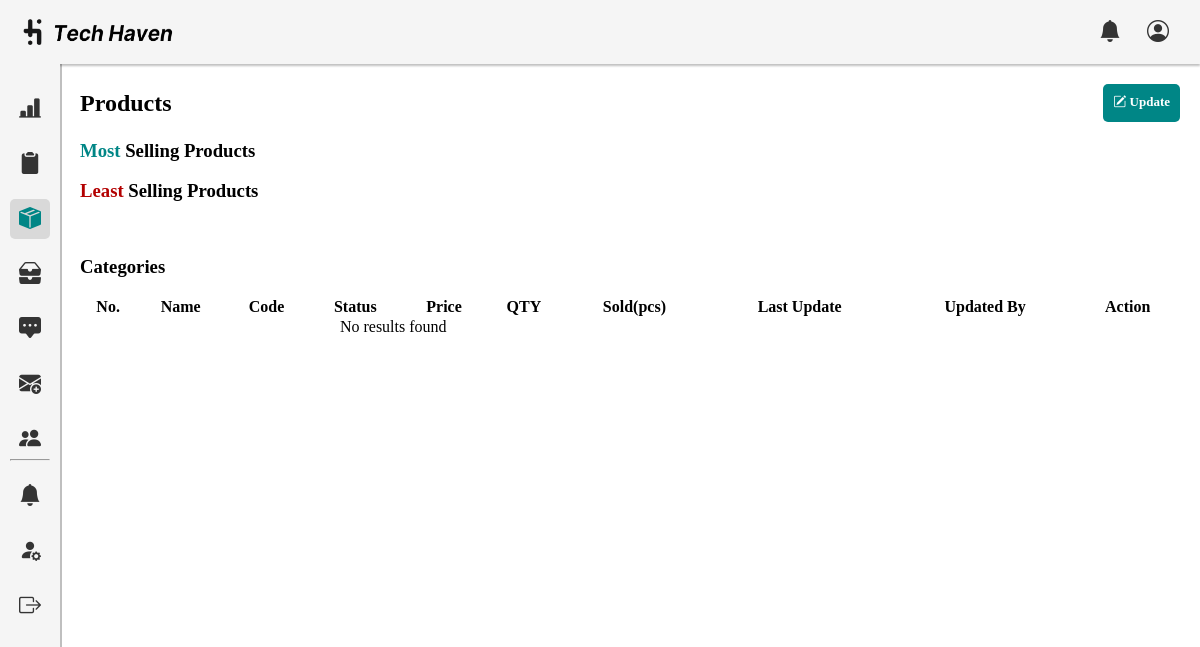
The app's page /admin/inventory.php, older data.
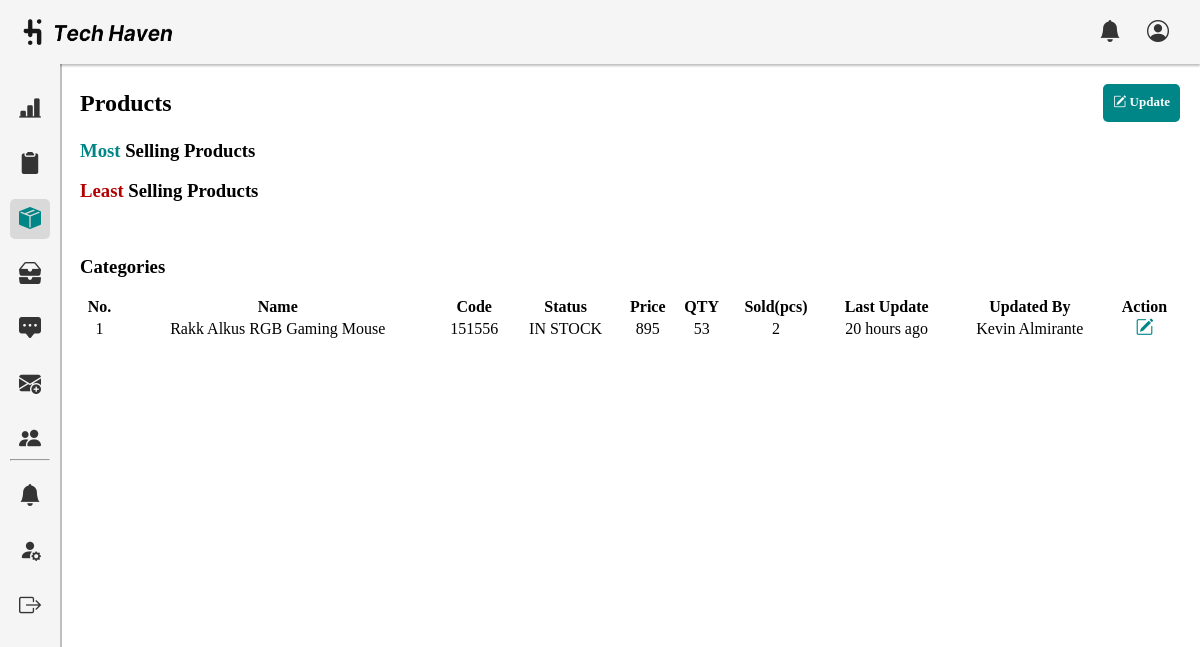
The same page, newer data.
### tables this page shows
CREATE TABLE `prod_inventory` (
  `invID` int(11) NOT NULL,
  `prodID` int(100) NOT NULL,
  `prod_name` varchar(250) NOT NULL,
  `price` int(50) NOT NULL,
  `qty` int(250) NOT NULL,
  `sold` int(100) NOT NULL,
  `last_update` timestamp NOT NULL DEFAULT current_timestamp(),
  `updated_by` varchar(250) NOT NULL
);

### admin/inventory.php (the view, shortened to what the changed rows need)
<!DOCTYPE html>
<html lang="en">
<head>
    <link rel="stylesheet" href="css/dashboard.css">
    <link rel="stylesheet" href="../assets/font/inter.css">
    <link rel="stylesheet" href="../node_modules/bootstrap-icons/font/bootstrap-icons.css">
    <link rel="stylesheet" type="text/css" href="https://cdn.datatables.net/1.10.25/css/jquery.dataTables.css">
</head>
<body>
    <section class="container">
     <div class="dashboard-content">
    <div class="heading-container">
        <h1>Products</h1>
        </div><br>
    <br><br>
    <div class = "wrapper-dashboard">
        <h3>Categories</h3><br>
       <table id="example" class="display" style="width:100%">
            <thead>
                <tr>
                    <th>No.</th>
                    <th>Name</th>
                    <th>Code</th>
                    <th>Status</th>
                    <th>Price</th>
                    <th>QTY</th>
                    <th>Sold(pcs)</th>
                    <th>Last Update</th>
                    <th>Updated By</th>
                    <th>Action</th>
                </tr>
            </thead>
            <tbody>
                <?php
                $servername = "localhost";
                $username = "root";
                $password = "";
                $dbname = "th_db";
                $conn = new mysqli($servername, $username, $password, $dbname);
                $sql = "SELECT invID,prod_name,prodID,price,qty,sold,last_update,updated_by FROM prod_inventory";
                $result = $conn->query($sql);
                if ($result->num_rows > 0) {
                    $counter = 1;
                    while ($row = $result->fetch_assoc()) {
                        echo "<tr>";
                        echo "<td>" . $counter . "</td>";
                        echo "<td>" . $row["prod_name"] . "</td>";
                        echo "<td>" . $row["prodID"] . "</td>";
                        echo "<td>IN STOCK</td>";
                        echo "<td>" . $row["price"] . "</td>";
                        echo "<td>" . $row["qty"] . "</td>";
                        echo "<td>" . $row["sold"] . "</td>";
                        $date = new DateTime($row["last_update"], new DateTimeZone('Asia/Manila'));
                        $now = new DateTime(null, new DateTimeZone('Asia/Manila'));
                        $interval = $now->diff($date);
                        if ($interval->y > 0) {
                            $timeAgo = $interval->y . ' year' . ($interval->y > 1 ? 's' : '') . ' ago';
                        } elseif ($interval->m > 0) {
                            $timeAgo = $interval->m . ' month' . ($interval->m > 1 ? 's' : '') . ' ago';
                        } elseif ($interval->d > 0) {
                            $timeAgo = $interval->d . ' day' . ($interval->d > 1 ? 's' : '') . ' ago';
                        } elseif ($interval->h > 0) {
                            $timeAgo = $interval->h . ' hour' . ($interval->h > 1 ? 's' : '') . ' ago';
                        } elseif ($interval->i > 0) {
                            $timeAgo = $interval->i . ' minute' . ($interval->i > 1 ? 's' : '') . ' ago';
                        } else {
                            $timeAgo = $interval->s . ' second' . ($interval->s > 1 ? 's' : '') . ' ago';
                        }
                        echo "<td>" . $timeAgo . "</td>";
                        echo "<td>" . $row["updated_by"] . "</td>";
                        echo "<td>";
                        echo "<a href='edit.php?id=" . $row["invID"] . "' class='bi bi-pencil-square' title='Edit' style='color:#008686;font-size:18px;'></a>";
                        echo "</td>";
                        echo "</tr>";
                        $counter++;
                    }
                } else {
                    echo "<tr><td colspan='7'>No results found</td></tr>";
                }
                ?>
            </tbody>
        </table>
    </div>
    </section>
</body>
</html>

Row changes from the older to the newer data that the page shows:
added prod_inventory: prod_name "Rakk Alkus RGB Gaming Mouse", prodID "151556", price "895", qty "53", sold "2", last_update "20 hours ago", updated_by "Kevin Almirante"
Text that changed along with them:
text no longer shown: "No results found"
